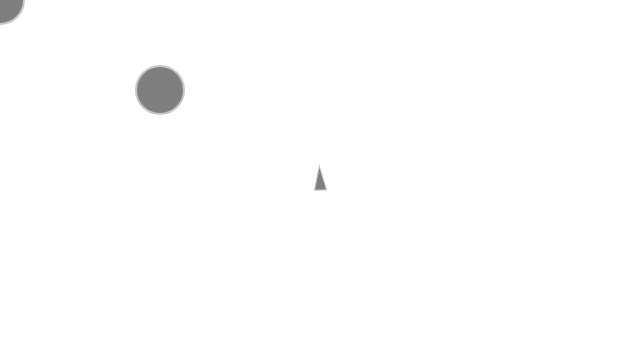
Frame 1 (no input)
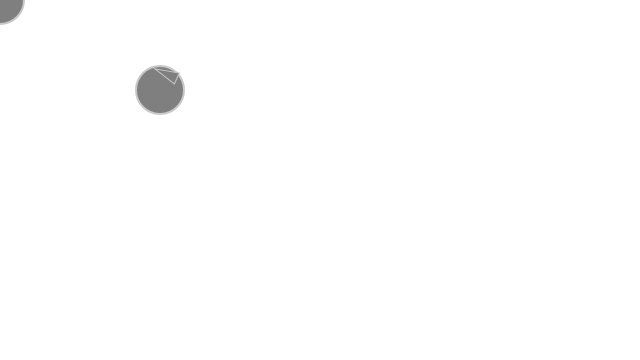
Frame 60 (no input)
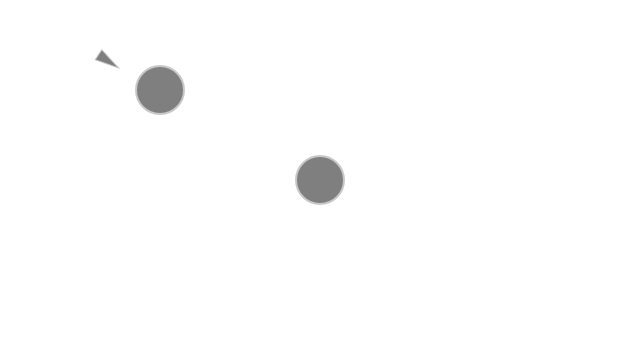
Frame 120 (the mouse pressed at the canvas centre since frame 60)

The p5.js sketch that drew these frames (run headless with seeded random() and noise() and a simulated clock; from frame 60 on, the mouse is pressed at the canvas centre):

// p5.js sketch
// ── sketch.js

var vehicle;


function setup() {
 createCanvas(640, 360);
 setFrameRate(60);
 vehicle = new Vehicle(width/2, height/2);


}

function draw(){
	background(255);
	var mouse = createVector(mouseX, mouseY);
	var enemy = createVector(width/4, height/4);
	
	fill(127);
	stroke(200);
	strokeWeight(2);
	ellipse(mouse.x,mouse.y, 48,48);
	ellipse(enemy.x,enemy.y, 48,48);

	vehicle.arrive(mouse);
	vehicle.update();
	//vehicle.flee(enemy);
	//vehicle.update();
	vehicle.display();

}

function mousePressed(){
	//particleSystems.push(new Vehicle(1,createVector(mouseX,mouseY)));
}


// ── Food.js
var Food = function(){
	

	this.roam = function(){

	}

	this.update = function(){

		//TODO: max force and speed vary based on life

	}

	this.applyForce = function(){

	}

	this.display = function(){

	}
	
}
// ── Vehicle.js
var Vehicle = function(x, y) {
    this.acceleration = createVector(0, 0);
    this.velocity = createVector(0, -2);
    this.position = createVector(x, y);
    this.r = 6;
    this.maxSpeed = 4;
    this.maxForce = 0.1;

    this.seek = function(target) {
        var desired = p5.Vector.sub(target, this.position);
        //desired.normalize();
        desired.setMag(this.maxSpeed);
        var steer = p5.Vector.sub(desired, this.velocity);
        steer.limit(this.maxForce);
        this.applyForce(steer);
    }

    this.arrive = function(target) {
        var desired = p5.Vector.sub(target,this.position); //vector pointing FROM loc TO target
        var distance = desired.mag();
        //damping within 100 pixels
        if (distance < 100) {
            var scaledSpeed = map(distance, 0, 100, 0, this.maxSpeed);
            desired.setMag(scaledSpeed);
        } else { desired.setMag(this.maxSpeed) }

        //Steer - desired minus velocity

        var steer = p5.Vector.sub(desired, this.velocity);
        steer.limit(this.maxForce);
        this.applyForce(steer);


    }

    this.update = function() { //Standard Euler integration motion

        this.velocity.add(this.acceleration);
        this.velocity.limit(this.maxSpeed);
        this.position.add(this.velocity);
        this.acceleration.mult(0);

        //TODO: max force and speed vary based on life

    }

    this.applyForce = function(force) {
        this.acceleration.add(force);
    }

    this.display = function() {
        var theta = this.velocity.heading() + PI / 2;
        fill(127);
        stroke(200);
        strokeWeight(1);
        push();
        translate(this.position.x, this.position.y);
        rotate(theta);
        beginShape();
        vertex(0, -this.r * 2);
        vertex(-this.r, this.r * 2);
        vertex(this.r, this.r * 2);
        endShape(CLOSE);
        pop();
    }

    //inverse of seek 
    this.flee = function(target) {
            var desired = p5.Vector.sub(this.position, target);
            //desired.normalize();
            desired.setMag(1);
            var steer = p5.Vector.sub(desired, this.velocity);
            steer.limit(this.maxForce);
            this.applyForce(steer);
        }
        /*Implement seeking a moving target, often referred to as “pursuit.” 
        In this case, your desired vector won’t point towards the object’s 
        current location, but rather its “future” location as extrapolated 
        from its current velocity. We’ll see this ability for a vehicle to 
        “predict the future” in later examples.
        */
    this.pursue = function() {
        //anticipate future location as target position

        //get accelleration and magnitude


        var desired = p5.Vector.sub(target, this.position);
        //desired.normalize();
        desired.setMag(this.maxSpeed);
        var steer = p5.Vector.sub(desired, this.velocity);
        steer.limit(this.maxForce);
        this.applyForce(steer);
    }




}
